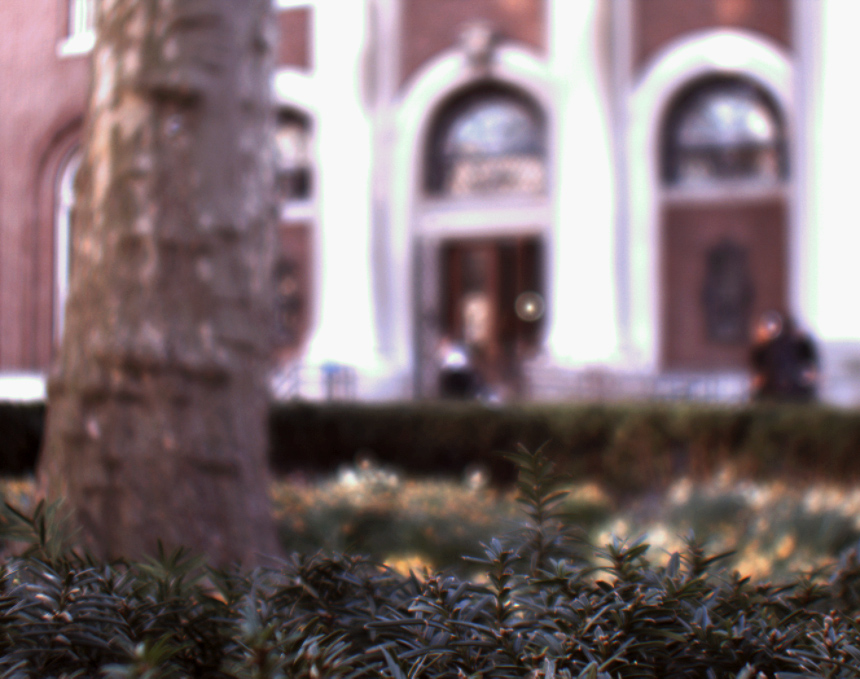
//> input picture Dataset/avery3/frame10.jpg, 860 x 679 px
$ ./holeFilling Dataset/avery3/frame10.jpg Dataset/avery3/frame16.jpg out.png 3   (built with g++ and OpenCV 4)
//> lines starting //> are read from the running program, lines starting //| are printed output that depends on the picture; after the words box and inside, x2 and y2 are one past the last pixel; in counts of white or black regions, pixels touching at a corner belong together
#include<iostream>
#include<string>
#include <cv.h>
#include <highgui.h>

#include<algorithm>
#include<vector>
#include<ctime>
#include<math.h>
#include<bitset>
#include<chrono>
#include<utility>

using namespace std;
using namespace cv;
using namespace std::chrono;

class Pixel
{
    public:
    int pixX;
    int pixY;
    int pixZ;

    Pixel( int x, int y, int z)
    {
        pixX = x;
        pixY = y;
        pixZ = z;
    }
};

int NUM_FRAMES;
//Sparsity greater than 20% in a neighbourhood is considered to have unreliable information
#define SPARSITY_TH 0.4
//Specifies the kernel size for interpolation method 1, i.e borrow info from neighbours
#define KERNEL_SIZE 10

//More than 50% of the segment should have reliable information.
#define RELIABILITY_TH 0.6
int borrowFromNeighbours( Mat depthMap, int y, int x, int kernelSize)
{
    vector<int> neighbourhood;
    int cnt_sparse = 0;
    for (int i = y - kernelSize/2; i < y + kernelSize/2; i++)
    {
        for( int j = x - kernelSize/2; j < x + kernelSize/2; j++)
        {
            int value = depthMap.at<uchar>(i,j);
            //value = round(value/10);

            //Value scaled from 0 to NUM_FRAMES
            if(value==0)
            {
                cnt_sparse++;
                continue;
            }
            else
                neighbourhood.push_back(value);
        }
    }
    if( double(cnt_sparse)/(kernelSize*kernelSize) > SPARSITY_TH )
        return -1;

    int minVal = *min_element(neighbourhood.begin(), neighbourhood.end());
    int maxVal = *max_element(neighbourhood.begin(), neighbourhood.end());

    if (maxVal-minVal <= 3)
    {
        return round((maxVal + minVal)/2.0);
    }

    return -1;
}


//Interpolation method 1 - borrow info from neighbours. Only consider very strong information
Mat interpolation1( Mat relD)
{
    Mat depthMap;
	relD.copyTo(depthMap);

    int kernelSize = KERNEL_SIZE;

    for(int x = kernelSize/2; x < depthMap.rows-kernelSize/2; x++)
	{
		for( int y = kernelSize/2; y < depthMap.cols - kernelSize/2; y++)
		{
            //Scaling value to 1 to number of frames. O means no Information
            int value = depthMap.at<uchar>(x, y);
            //int value = round(depthMap.at<uchar>(x, y)/10);
            if(  value == 0)
            {
                value = borrowFromNeighbours( relD, x, y, kernelSize);
                if(value != -1)
                    depthMap.at<uchar>(x,y) = value;
            }

		}

	}
    return depthMap;

}

//Get Segments information - Mapping each segment to constituent pixels
// Segment 'i' - > set of all pixels (x,y) lying in that segment and having reliable depth information
//map < string, vector< Pixel > > countSegments(Mat segI, Mat depthI)
void countSegments(Mat segI, Mat depthI, map < string, vector< Pixel > > &segmentInfo, map < string, vector< Pixel > > &segmentHole )
{

    vector<int> myvec;

    cout << "Rows: "  << segI.rows << " Cols: " << segI.cols << endl;

    for( int x = 0; x < segI.rows; x++)
    {
        for( int y = 0; y < segI.cols; y++)
        {
            int index = depthI.at<uchar>(x,y);
            //index = round(index/10);
            index = index;

            //Create hash value from RGB information
            string hash = "";
            for( int ch = 0; ch < 3; ch++)
            {
                int val = segI.at<Vec3b>( x, y)[ch];
                bitset<8> bitinfo(val);
                hash = hash + bitinfo.to_string();
            }

            if(index == 0)
            {
                //Unreliable index information

                //Check whether mapping exists in map SegmentHole
                if(segmentHole.count(hash) == 0)
                {
                    Pixel pix( x, y, index);
                    vector< Pixel > newvec;
                    segmentHole[hash] = newvec;
                    segmentHole[hash].push_back(pix);
                }
                else
                {
                    Pixel pix( x, y, index);
                    segmentHole[hash].push_back(pix);
                }


            }
            else
            {
                //Reliable index information

                //Check whether has information exists in map SegmentInfo
                if(segmentInfo.count(hash) == 0)
                {
                    Pixel pix( x, y, index);
                    vector< Pixel > newvec;
                    segmentInfo[hash] = newvec;
                    segmentInfo[hash].push_back(pix);
                }
                else
                {
                    Pixel pix( x, y, index);
                    segmentInfo[hash].push_back(pix);
                }
            }
        }
    }

    //Testing segmentInfo
    cout << "Number of segmentInfo : " << segmentInfo.size() << endl;
    cout << "Number of segmentHole : " << segmentHole.size() << endl;

}


Mat planeEstimation( map < string, vector<Pixel> > &segmentInfo, map < string, vector<Pixel> > &segmentHole, Mat relD)
{

    Mat depthMap;
    relD.copyTo(depthMap);
    map< string, vector<Pixel> >::iterator it = segmentInfo.begin();

    for( ; it != segmentInfo.end(); it++)
    {

        string key = it->first;
        vector<Pixel> superPixInfo = it->second;
        vector<Pixel> superPixHole = segmentHole[key];

        int countReliable = superPixInfo.size();
        int countSparse = superPixHole.size();
        //cout << "# Sparse: " << countSparse << " # Reliable: " << countReliable << endl;

        double fillPercentage = double(countReliable)/(countReliable + countSparse);

        //Heuristic 1: If no sparse information, continue
        if( countSparse == 0)
            continue;

        //Heuristic 2: If fillpercentage < FILL_TH, continue,
        //Too much unreliable information to make a decision in the segment

        if( fillPercentage < RELIABILITY_TH)
           continue;

        //Based on superPixInfo - find the equation of plane
        Mat X = Mat::zeros(countReliable, 4, CV_32FC1);
        Mat coeff = Mat::zeros(4, 1, CV_32FC1);

        vector<Pixel>::iterator it2 = superPixInfo.begin();
        int i = 0;
        for(; it2 != superPixInfo.end(); it2++)
        {
            depthMap.at<uchar>(it2->pixX, it2->pixY) = (it2->pixZ);
            if (it2->pixZ == 0) {
                continue;
            }

            X.at<float>(i, 0) = float(it2->pixX);
            X.at<float>(i, 1) = float(it2->pixY);
            X.at<float>(i, 2) = float(it2->pixZ);
            X.at<float>(i, 3) = 1;
            i++;
        }


        SVD::solveZ(X,coeff);
        float A = coeff.at<float>(0,0);
        float B = coeff.at<float>(1,0);
        float C = coeff.at<float>(2,0);
        float D = coeff.at<float>(3,0);

        //Interpolate information on superPixHole using A, B, C, D
        it2 = superPixHole.begin();
        for(; it2 != superPixHole.end(); it2++)
        {
            float predZ = (A * it2->pixX + B * it2->pixY + D)/( -1*C);
            if(predZ < 0 ) predZ = 0;
            if( predZ > NUM_FRAMES) predZ = 0;
            it2->pixZ = (int)round(predZ);
            depthMap.at<uchar>(it2->pixX, it2->pixY) = (it2->pixZ);
        }

        char ch;
    }

    return depthMap;

}


int main(int argc, char** argv)
{
	if( argc != 5)
	{
		cout << "Insufficent Arguments" << endl;
		cout << "Usage" << endl;
		cout << "./holeFilling <segmentation Img> <Reliable depth Img> <outDirectory> <numFrames>" << endl;
		return 1;
	}
	string seg_filename = argv[1];
	string reliable_depth_filename = argv[2];
	string outDirectory = argv[3];
	NUM_FRAMES = atoi(argv[4]);
	Mat segI, sparseI;

	segI = imread( seg_filename, 1);
//> segI is the input picture: 679 rows x 860 cols, CV_8UC3; mean B, G, R 111.9, 109, 124.9

	//depthI - reliable but sparse index information - 1:NUM_FRAME
	sparseI = imread( reliable_depth_filename, 0);
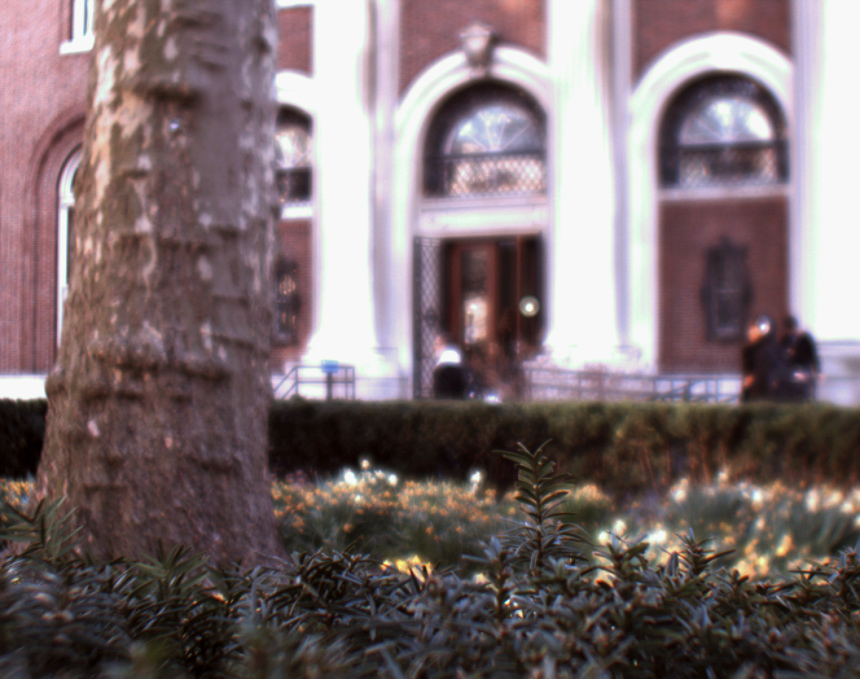
//> input picture Dataset/avery3/frame16.jpg, 860 x 679 px
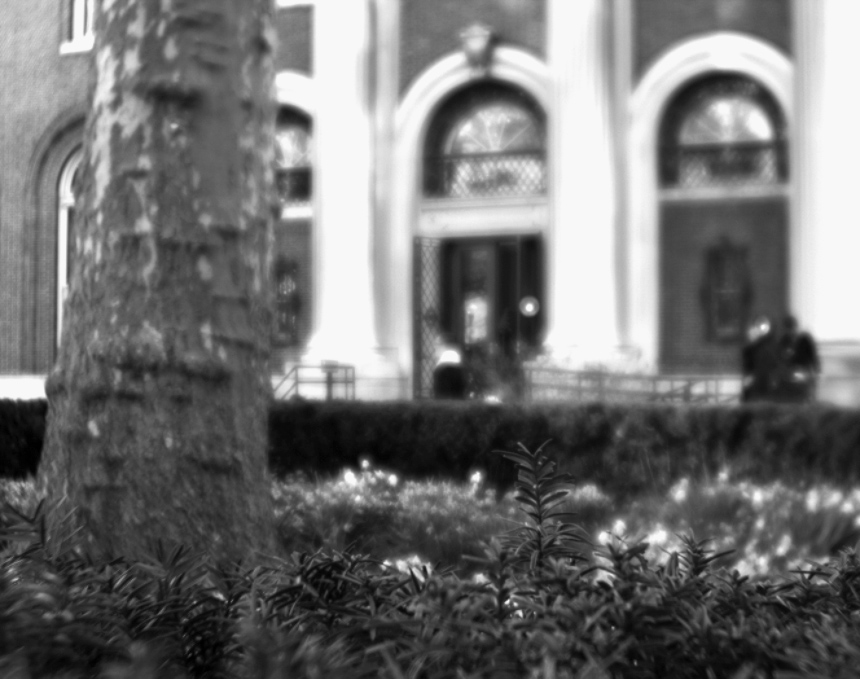
//> sparseI: 679 rows x 860 cols, CV_8UC1; min 0, max 251, mean 113.2
	imshow("Reliable Sparse Map", sparseI*10);
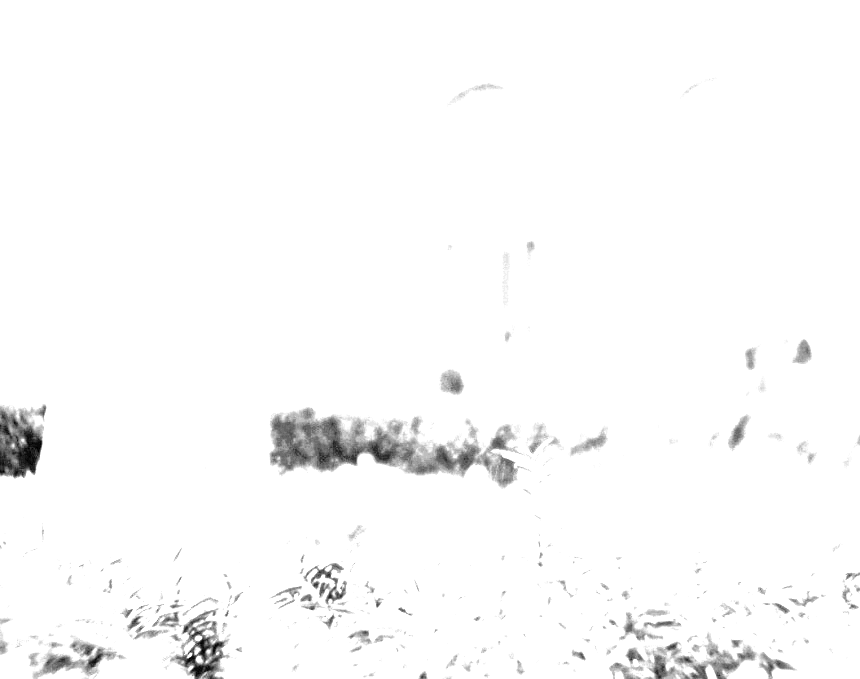
//> window 'Reliable Sparse Map': 679 rows x 860 cols, CV_8UC1; min 0, max 255, mean 250.1


	//cout<< "Post Processing Sparse Map - Borrow\n";
	//sparseI = interpolation1( sparseI);
	//imshow("Post-processed Sparse Map - Borrow", sparseI*10);

	cout << "\nSegments processing\n";
	map<string, vector< Pixel > >segmentInfo;
	map<string, vector< Pixel > >segmentHole;
	countSegments( segI, sparseI, segmentInfo, segmentHole);
//| Rows: 679 Cols: 860
//> after the loop in countSegments, `for( int x = 0; x < segI.rows; x++)`: segmentHole = 27 items; segmentInfo = 88953 items
//| Number of segmentInfo : 88953
//| Number of segmentHole : 27
//> segmentInfo = 88953 items; segmentHole = 27 items

	cout << "\nInterpolate to get Dense Image - Plane fitting \n";
	Mat denseI = planeEstimation( segmentInfo, segmentHole, sparseI);
//> the loop in planeEstimation, `for( ; it != segmentInfo.end(); it++)` made 88953 passes
//> (key, countReliable, countSparse, fillPercentage, i, A, B) on pass 52: ("000000000000011000001001", 4, 1, 0.8, 4, -0.00153, -0.000111)
//> (key, countReliable, countSparse, fillPercentage, i, A, B, C) on passes 3, 4, 5, 7, 15, 21: ("000000000000000000000100", 15, 2, 0.882, 15, -0.0024, 0.0028, 0.00658), ("000000000000000000000101", 23, 1, 0.958, 23, -0.00237, 0.00268, 0.0245), ("000000000000000000000110", 39, 2, 0.951, 39, -0.0023, 0.00266, 0.0111), ("000000000000000000001000", 41, 1, 0.976, 41, -0.00221, 0.00189, -0.0217), ("000000000000000100001001", 50, 2, 0.962, 50, -0.00219, 0.00187, -0.013), ("000000000000001000000111", 31, 2, 0.939, 31, -0.00182, 0.000881, -0.0116)
//> after the loop in planeEstimation, `for( ; it != segmentInfo.end(); it++)`: depthMap: 679 rows x 860 cols, CV_8UC1; 6 pixels changed, all inside (x1, y1, x2, y2) = (27, 447, 215, 653)
//> segmentHole = 88958 items

	cout << "\nPost processing Dense Map - Borrow\n";
	denseI = interpolation1( denseI);
//> after the loop in interpolation1, `for(int x = kernelSize/2; x < depthMap.rows-kernelSize/2; x++)`: kernelSize = 10

	imshow("Final Dense Map", denseI*10);
	imwrite( outDirectory+"/denseMap.ppm", denseI);
	//waitKey(0);
}
